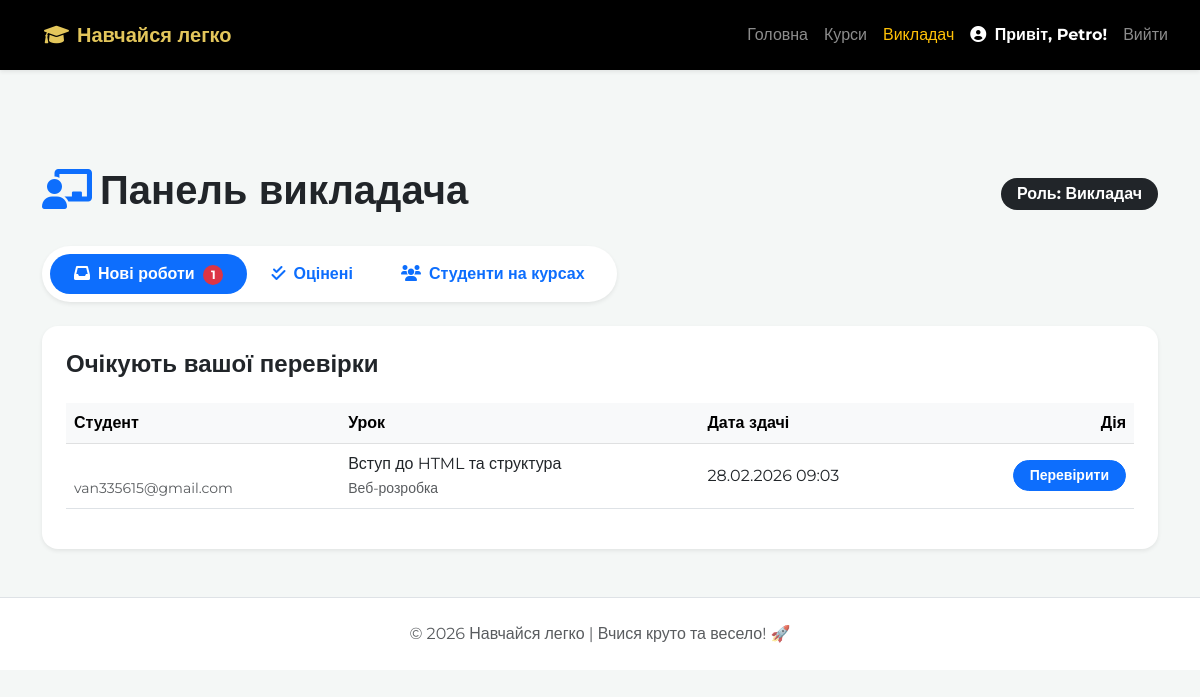
Page /teacher/dashboard/ (signed in) on the earlier database version.
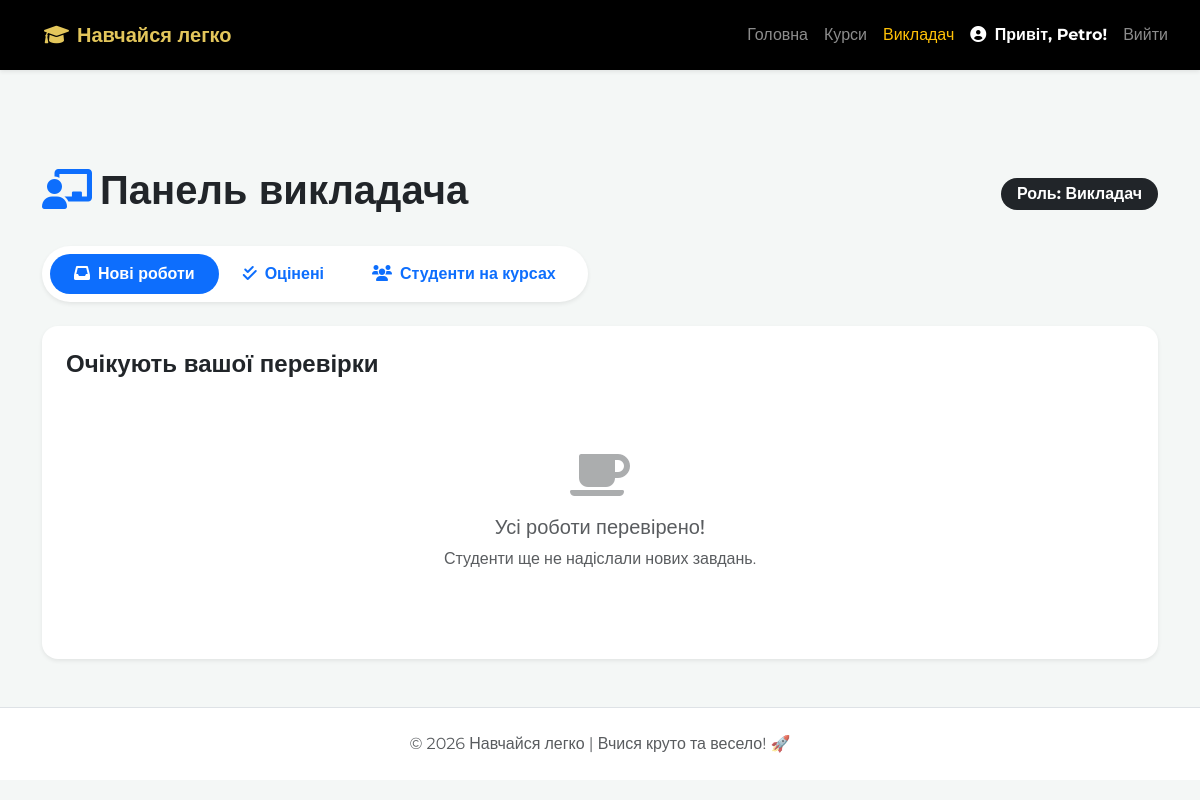
Same page on the later database version.
### core/models.py (models this page shows, shortened)
class Submission(models.Model):
    lesson = models.ForeignKey(Lesson, on_delete=models.CASCADE)
    student = models.ForeignKey(settings.AUTH_USER_MODEL, on_delete=models.CASCADE)
    text = models.TextField(verbose_name="Ваша відповідь")
    grade = models.PositiveIntegerField(null=True, blank=True, verbose_name="Оцінка")
    feedback = models.TextField(blank=True, verbose_name="Коментар викладача")
    created_at = models.DateTimeField(auto_now_add=True)

class CustomUser(AbstractUser):
    ROLE_CHOICES = (
        ('student', 'Студент'),
        ('teacher', 'Викладач'),
        ('admin','Адміністратор'),
    )
    role = models.CharField(max_length=10, choices=ROLE_CHOICES, default='student', verbose_name="Роль")

class Lesson(models.Model):
    module = models.ForeignKey(Module, related_name='lessons', on_delete=models.CASCADE)
    title = models.CharField(max_length=200, verbose_name="Тема уроку")
    content = RichTextField(blank=True, null=True)
    video_url = models.URLField(blank=True, null=True, verbose_name="Посилання на відео (YouTube)")
    image = models.ImageField(upload_to='lesson_images/', blank=True, null=True, verbose_name="Зображення")

class Module(models.Model):
    course = models.ForeignKey(Course, related_name='modules', on_delete=models.CASCADE)
    title = models.CharField(max_length=200, verbose_name="Назва модуля")

class Course(models.Model):
    title = models.CharField(max_length=200, verbose_name="Назва")
    description = models.TextField(verbose_name="Опис")
    price = models.IntegerField(default=0, verbose_name="Ціна (грн)")
    duration = models.CharField(max_length=50, default="4 тижні", verbose_name="Тривалість")
    author = models.ForeignKey(settings.AUTH_USER_MODEL, on_delete=models.CASCADE)

### core/views.py (the view)
# urls.py: path('teacher/dashboard/', views.teacher_dashboard_view, name='teacher_dashboard'),
@login_required
def teacher_dashboard_view(request):
    if request.user.role not in ['teacher', 'admin']:
        return redirect('home')
    courses = Course.objects.all()
    submissions_to_grade = Submission.objects.filter(grade__isnull=True).order_by('created_at')
    graded_submissions = Submission.objects.filter(grade__isnull=False).order_by('-created_at')
    return render(request, 'teacher_dashboard.html', {
        'courses': courses,
        'submissions_to_grade': submissions_to_grade,
        'graded_submissions': graded_submissions
    })

### templates/teacher_dashboard.html (shortened to what this page needs)
{% extends 'base.html' %}
{% block content %}
<div class="container py-5 mt-5">
    <div class="d-flex justify-content-between align-items-center mb-4">
        <h1 class="fw-bold"><i class="fas fa-chalkboard-teacher text-primary me-2"></i>Панель викладача</h1>
        <span class="badge bg-dark fs-6 px-3 py-2 rounded-pill">Роль: {{ user.get_role_display|default:user.role|title }}</span>
    </div>
    <ul class="nav nav-pills mb-4 bg-white p-2 rounded-pill shadow-sm d-inline-flex" id="dashboardTabs" role="tablist">
        <li class="nav-item" role="presentation">
            <button class="nav-link active rounded-pill px-4 fw-bold" data-bs-toggle="pill" data-bs-target="#to-grade">
                <i class="fas fa-inbox me-2"></i>Нові роботи
                {% if submissions_to_grade.count > 0 %}
                    <span class="badge bg-danger ms-1 rounded-circle">{{ submissions_to_grade.count }}</span>
                {% endif %}
            </button>
        </li>
        <li class="nav-item" role="presentation">
            <button class="nav-link rounded-pill px-4 fw-bold" data-bs-toggle="pill" data-bs-target="#graded">
                <i class="fas fa-check-double me-2"></i>Оцінені
            </button>
        </li>
        <li class="nav-item" role="presentation">
            <button class="nav-link rounded-pill px-4 fw-bold" data-bs-toggle="pill" data-bs-target="#students">
                <i class="fas fa-users me-2"></i>Студенти на курсах
            </button>
        </li>
    </ul>
    <div class="tab-content">
        <div class="tab-pane fade show active" id="to-grade">
            <div class="card border-0 shadow-sm rounded-4">
                <div class="card-body p-4">
                    <h4 class="fw-bold mb-4">Очікують вашої перевірки</h4>
                    {% if submissions_to_grade %}
                        <div class="table-responsive">
                            <table class="table table-hover align-middle">
                                <thead class="table-light">
                                    <tr>
                                        <th>Студент</th>
                                        <th>Урок</th>
                                        <th>Дата здачі</th>
                                        <th class="text-end">Дія</th>
                                    </tr>
                                </thead>
                                <tbody>
                                    {% for sub in submissions_to_grade %}
                                    <tr>
                                        <td class="fw-bold">{{ sub.student.first_name }} {{ sub.student.last_name }} <br><small class="text-muted fw-normal">{{ sub.student.email }}</small></td>
                                        <td>{{ sub.lesson.title }} <br><small class="text-muted">{{ sub.lesson.module.course.title }}</small></td>
                                        <td>{{ sub.created_at|date:"d.m.Y H:i" }}</td>
                                        <td class="text-end">
                                            <a href="{% url 'grade_submission' sub.id %}" class="btn btn-primary btn-sm rounded-pill px-3 fw-bold">Перевірити</a>
                                        </td>
                                    </tr>
                                    {% endfor %}
                                </tbody>
                            </table>
                        </div>
                    {% else %}
                        <div class="text-center py-5 text-muted">
                            <i class="fas fa-coffee fa-3x mb-3 opacity-50"></i>
                            <h5>Усі роботи перевірено!</h5>
                            <p>Студенти ще не надіслали нових завдань.</p>
                        </div>
                    {% endif %}
                </div>
            </div>
        </div>
    </div>
</div>
{% endblock %}

Differences in the rows shown:
no longer on this page (row edited): Submission: student.email "van335615@gmail.com", lesson "Вступ до HTML та структура", lesson.module.course "Веб-розробка", created_at "28.02.2026 09:03"
Other differences:
{{ submissions_to_grade.count }}: "1" → (not shown)
text no longer shown: "Студент Урок Дата здачі Дія"
text now shown: "Усі роботи перевірено! Студенти ще не надіслали нових завдань."
